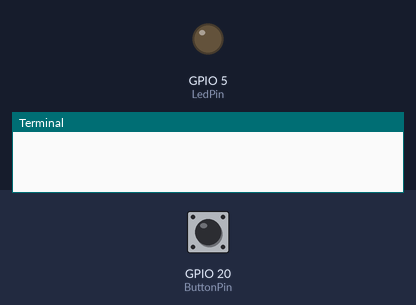
Recording of a program running on a simulated Raspberry Pi (BCM pin numbers). Parts: output pins drawn as LEDs (lit = HIGH), the last lines printed to the terminal. Dashed ring = blinking. Inputs (shaded band) come from the test bench; at power-on: GPIO 20 (ButtonPin) HIGH.

Above: at 1.2 s.
1.3 s: GPIO 20 (ButtonPin) pulled LOW for 0.15 s
At 1.4 s:
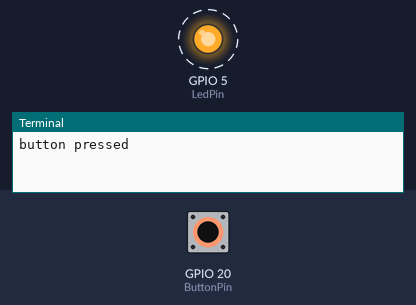
Timing chart, 0 to 4.3 s (numbered marks = the images above; inputs shaded):
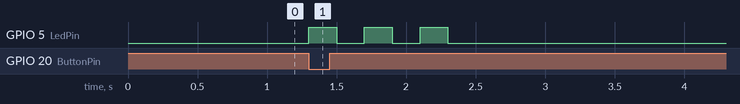

The program:

04_button_interrupt.py
```python
#!/usr/bin/env python
import RPi.GPIO as GPIO
import time

LedPin = 5
ButtonPin = 20

def setup():
    GPIO.setmode(GPIO.BCM)
    GPIO.setup(LedPin, GPIO.OUT)
    GPIO.setup(ButtonPin, GPIO.IN, pull_up_down=GPIO.PUD_UP)
    GPIO.output(LedPin, GPIO.LOW)

def buttonPressed(channel):
    if GPIO.input(ButtonPin) == GPIO.LOW:
        print('button pressed')
        GPIO.output(LedPin, GPIO.HIGH)
        time.sleep(0.2)
        GPIO.output(LedPin, GPIO.LOW)
        time.sleep(0.2)
        GPIO.output(LedPin, GPIO.HIGH)
        time.sleep(0.2)
        GPIO.output(LedPin, GPIO.LOW)
        time.sleep(0.2)
        GPIO.output(LedPin, GPIO.HIGH)
        time.sleep(0.2)
        GPIO.output(LedPin, GPIO.LOW)
    else:
        print('button released')
        GPIO.output(LedPin, GPIO.LOW)

def loop():
    GPIO.add_event_detect(ButtonPin, GPIO.BOTH, callback=buttonPressed)
    while True:
        pass

def cleanup():
    print("clean exit")
    GPIO.output(LedPin, GPIO.LOW)
    GPIO.cleanup()

if __name__ == '__main__':
    setup()
    try:
        loop()
    except KeyboardInterrupt:
        cleanup()
```

Measured:
- after the input at 1.3 s, GPIO 5 (LedPin): alternates HIGH for 0.20 s and LOW for 0.20 s, 6 changes in all, then stays LOW, starting at once
